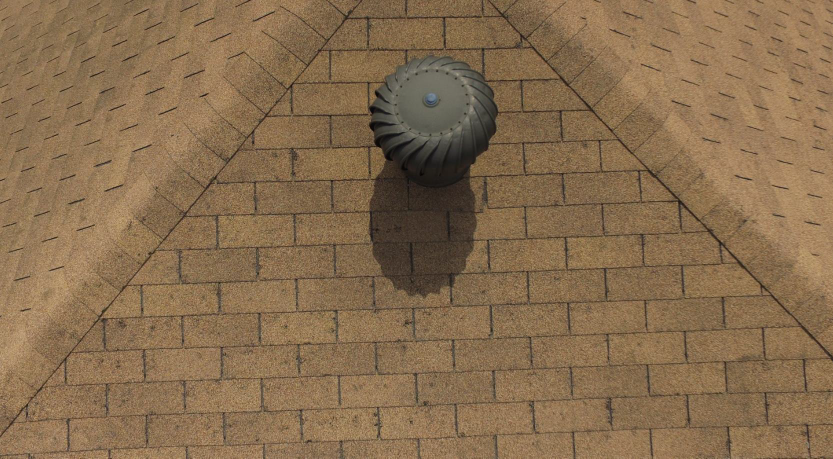
#> input picture damage_identification/solution1/sample.jpg, 1666 x 917 px (shown at 1/2 size)
$ python -i feature_creation.py   (imports and definitions only)   (Python 2 division)   (older library calls are emulated)
#> lines starting #> are read from the running program, lines starting #| are printed output that depends on the picture; after the words box and inside, x2 and y2 are one past the last pixel; in counts of white or black regions, pixels touching at a corner belong together
#> further down, picture is the input picture: shape (917, 1666, 3); mean B, G, R 78.9, 109.1, 135.3
### damage_identification/solution1/image/operations.py
'''
Created on May 27, 2016

@author: pankajrawat
'''

import cv2
import numpy as np
import common.constants as const


def readBinaryImage(imageFile):
    return cv2.cvtColor(cv2.imread(imageFile), cv2.COLOR_BGR2GRAY)

def readImage(imageFile):
    return cv2.cvtColor(cv2.imread(imageFile), 0)


# [4 lines left out: function createHistographEqualization, not called in this run]

def display (img, wait=True, label='dst_rt', time=None):
    cv2.imshow(label, img)
    if not any([wait, time]):
        return
    if not wait and time:
        cv2.waitKey(time)
        return
    cv2.waitKey(0)

def getResizedImage(imgCounter, newDimentionPixels):
    height, width = imgCounter.shape
    if height > width:
        ratioNewToOld = newDimentionPixels / float(height)
        dimention = (int(width*ratioNewToOld), newDimentionPixels)
    else:
        ratioNewToOld = newDimentionPixels / float(width)
        dimention = (newDimentionPixels, int(height*ratioNewToOld))

    # perform the actual resizing of the image and show it
    resized = cv2.resize(imgCounter, dimention, interpolation = cv2.INTER_AREA)
    if height > width:
        mask = np.zeros((newDimentionPixels, newDimentionPixels - dimention[0]),np.uint8)
        resized = np.concatenate((resized, mask), axis=1)
    else:
        mask = np.zeros((newDimentionPixels - dimention[1], newDimentionPixels),np.uint8)
        resized = np.concatenate((resized, mask), axis=0)
    return resized

def isColored(img):
    if len(img.shape) < 3:
        return False
    return True

### damage_identification/solution1/feature_creation.py
'''
Created on Jun 1, 2016

@author: pankajrawat
'''
import cv2
import numpy as np
import pandas as pd
from image import operations as imop
import common.constants as const
from sklearn.externals import joblib
import os
import copy
import traceback


def _getFeatures(img, markers, stats, centroids, cntr, imageDimention):
    #if not cntr in range(872, 873):
    #    continue

    #===========================================================================
    # pixelsArea = len(img[markers == cntr])
    #===========================================================================

    mask = np.zeros(img.shape, np.uint8)
    mask[markers == cntr] = 255

    # [13 lines of commented-out code are left out]

    width = stats[2]
    height = stats[3]
    pixelsArea = stats[4]
    xMin = stats[0]
    yMin = stats[1]
    xMax = xMin + width
    yMax = yMin + height
    # [11 lines of commented-out code are left out]
    imgComponent = mask[yMin: yMax, xMin: xMax]
    #cv2.drawContours(imgCounter, [contour], 0, [255], thickness=-1)

    rectArea = width * height
    if rectArea == 0:
        extent = 0
    else:
        extent = float(pixelsArea)/rectArea

    # [17 lines of commented-out code are left out]

    resized = imop.getResizedImage(imgComponent, imageDimention)
    #imop.display(resized, wait=False, label="resized", time=1)
    return (width, height, pixelsArea, extent, resized)

'''
Function is used to generate training dataset / images.  [MANUALLY]

First it will generate a connected components array, then for each component will ask user if it is a damage,
if answer is yes then it will extract that region create featured based on above functions
and save it on disk as CSV, for later processing during model training.
'''

def identifyDamages(img):
    if const.DISPLAY_COLOR:
        print "ERROR: Training not allowed in colored mode, please set DISPLAY_COLOR=FALSE in configuration file"
        import sys
        sys.exit(1)

    if not imop.isColored(img):
        img = cv2.cvtColor(img, cv2.COLOR_GRAY2RGB)
    cntImg = cv2.cvtColor(img, cv2.COLOR_BGR2GRAY)
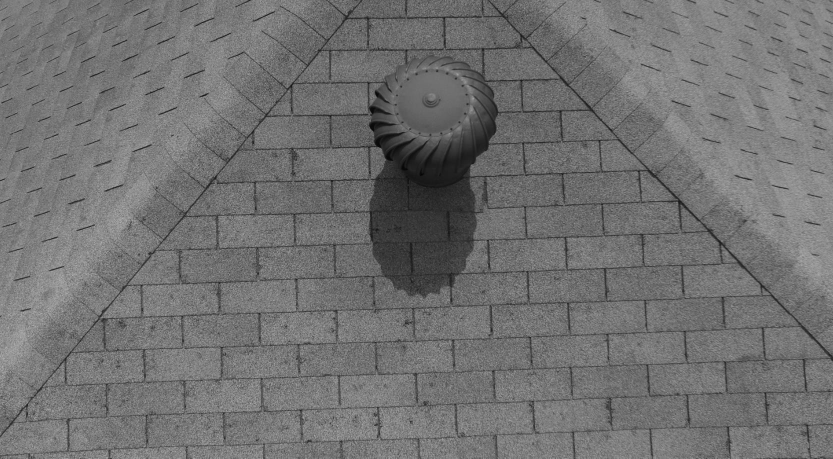
#> cntImg: shape (917, 1666) (shown at 1/2 size); min 2, max 195, mean 113.5
    components, markers, stats, centroids = cv2.connectedComponentsWithStats(cntImg, 8, cv2.CV_32S)
#> markers: shape (917, 1666) int32; every value is 1
#> components = 2; stats = [[-1, 2147483647, 0, 0, 0], [0, 0, 1666, 917, 1527722]]; centroids = [[nan, nan], [832.5, 458]]
    print "Potential Damages: Number of components", components
#| Potential Damages: Number of components 2
    #markers = cv2.watershed(img, markers)

    for cntr in range(1, components):
        try:
            print "################  CNTR: ", cntr
            img[markers == cntr] = const.GREEN
            imop.display(img, wait=False, time=1)

			#Generating features which would be used for training.
            features = _getFeatures(cntImg, markers, stats[cntr], centroids[cntr], cntr, const.IMAGE_DIMENTION)
            width, height, pixelsArea, extent, pixels = features

            if pixelsArea <= const.TRAINING_AREA_THRESHOLD:
                print 'Threshold met skipping ...........'
                img[markers == cntr] = const.WHITE
                continue

            input = raw_input("Is Defect: ")
            if input.strip() == "":
                print 'skipping on behalf of user ...........'
                img[markers == cntr] = const.WHITE
                continue

            isDefect = True if input == 'y' else False

            cols = (['defect', 'width', 'height', 'pixelsArea', 'extent'])
            cols.extend(map(lambda x: 'px_' + str(x) , range(const.IMAGE_DIMENTION ** 2)))
            data = pixels.flatten()
            data = np.append(np.array([isDefect, width, height, pixelsArea, extent]), data)

            df = pd.DataFrame([data], columns=cols)
            outputFile = const.TRAIN_OUTPUT_FILE
            header = True if not os.path.exists(outputFile) else False
            df.to_csv(outputFile, index=False, mode='a', header=header)
            color = const.RED if isDefect else const.YELLOW
            img[markers == cntr] = color
        except Exception, err:
            print "ERROR:", err
            print traceback.print_exc()
#> this loop made 1 pass
#> (width, height, pixelsArea, xMin in _getFeatures, yMin in _getFeatures, xMax in _getFeatures, yMax in _getFeatures, rectArea in _getFeatures) on pass 1: (1666, 917, 1527722, 0, 0, 1666, 917, 1527722)
#> pass 1, in display, `cv2.imshow(label, img)`:
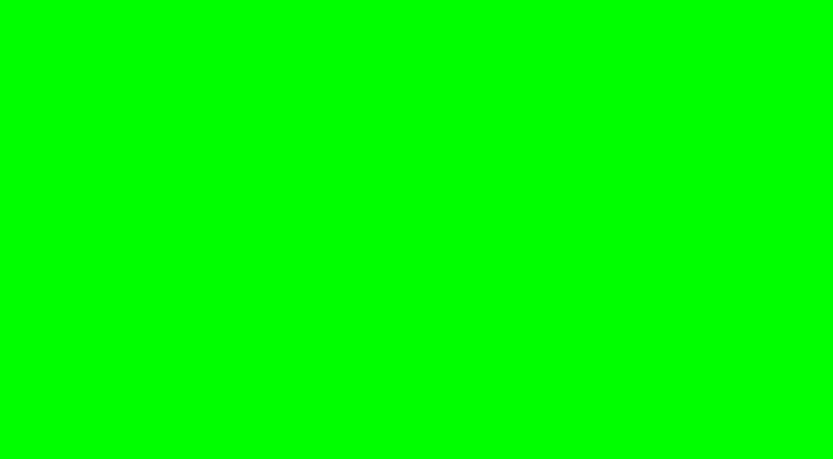
#> window 'dst_rt': shape (917, 1666, 3) (shown at 1/2 size); mean B, G, R 0, 255, 0
#> pass 1, in getResizedImage, `resized = np.concatenate((resized, mask), axis=0)`:
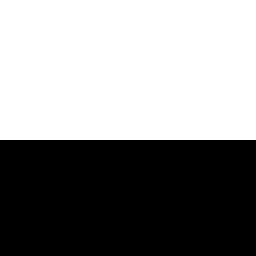
#> resized: shape (128, 128) (shown 2 times larger); 54.7% white; 1 black region, box (x1, y1, x2, y2) and area: (0, 70, 128, 128) 7424

''' Function is used to mark connected component as damaged or not based on ML model trained using TRAIN_MODE'''
# [46 lines left out: function markDamages, not called in this run]


#===============================================================================
# def createFeatures(contour, trainMode, estimator=None):
#     try:
#         xMin, yMin = contour.min(axis=0)[0]
#         xMax, yMax = contour.max(axis=0)[0]
#         width = xMax - xMin + 1
#         height = yMax - yMin + 1
#
#         #xMin, yMin, width, height = cv2.boundingRect(contour)  # Check Performance which is better
#         #print xMin, yMin, xMax, yMax
#
#         # leftmost = tuple(contour[contour[:,:,0].argmin()][0])
#         # rightmost = tuple(contour[contour[:,:,0].argmax()][0])
#         # topmost = tuple(contour[contour[:,:,1].argmin()][0])
#         # bottommost = tuple(contour[contour[:,:,1].argmax()][0])
#         # print "ExtremePoints: ", "L:", leftmost, "R:", rightmost, "T:", topmost, "B:", bottommost
#
#         contour[:, :, 1] = contour[:, :, 1] - yMin
#         contour[:, :, 0] = contour[:, :, 0] - xMin
#
#         imgCounter = np.zeros((height, width, 1), np.uint8)
#         cv2.drawContours(imgCounter, [contour], 0, [255], thickness=-1)
#
#         M = cv2.moments(contour)
#         if M['m00'] == 0:
#             centroid_x = centroid_y = 0
#         else:
#             centroid_x = int(M['m10']/M['m00'])
#             centroid_y = int(M['m01']/M['m00'])
#         area = cv2.contourArea(contour)
#         rectArea = width * height
#         if rectArea == 0:
#             extent = 0
#         else:
#             extent = float(area)/rectArea
#
#         hull = cv2.convexHull(contour)
#         hullArea = cv2.contourArea(hull)
#         if hullArea == 0:
#             solidity = 0
#         else:
#             solidity = float(area)/hullArea
#
#         #===========================================================================
#         # mask = np.zeros(imgCounter.shape,np.uint8)
#         # cv2.drawContours(mask,[contour],0,255,-1)
#         # pixelPoints = np.transpose(np.nonzero(mask))
#         #===========================================================================
#
#         #Mean Intensity greyscale, better use originar greyscale
#         #mean_val = cv2.mean(im,mask = mask)
#
#         print "Centroid_X: %s, Centroid_Y %s" % (centroid_x, centroid_y)
#         print "Area:", area, ", isConvex:", cv2.isContourConvex(contour)
#         print "Extent: ", extent, ", Solidity:", solidity
#         #print "Arc Length", cv2.arcLength(contour)
#         #cv2.circle(imgCounter, (centroid_x, centroid_y), 0, (0, 0, 255), 3)
#         print "Orignal Shape: ", imgCounter.shape
#
#         #imop.display(imgCounter, wait=False)
#
#         newDimentionPixels = 32
#         resized = imop.getResizedImage(imgCounter, newDimentionPixels)
#         #print df
#         imop.display(resized, wait=False, label="resized", time=1)
#
#
#         if trainMode:
#             input = raw_input("Is Defect: ") if area >= 5 else 'nonexist'
#             isDefect = True if input == 'y' else False
#
#             cols = (['defect', 'width', 'height', 'Cx', 'Cy', 'area', 'isConvex', 'extent', 'solidity'])
#             cols.extend(map(lambda x: 'px_' + str(x) , range(newDimentionPixels ** 2)))
#
#             data = resized.flatten()
#             data = np.append(np.array([isDefect, width, height, centroid_x, centroid_y, area, cv2.isContourConvex(contour), extent, solidity]), data)
#
#             df = pd.DataFrame([data], columns=cols)
#             outputFile = const.TRAIN_OUTPUT_FILE
#             header = True if not os.path.exists(outputFile) else False
#             df.to_csv(outputFile, index=False, mode='a', header=header)
#         else:
#             data = resized.flatten()
#             data = np.append(np.array([width, height, centroid_x, centroid_y, area, cv2.isContourConvex(contour), extent, solidity]), data)
#             isDefect = estimator.predict(data)
#         return isDefect
#     except Exception, err:
#         print err
#===============================================================================

>>> import cv2
>>> picture = cv2.imread('sample.jpg')
#> (the run stopped early here; a loop or call above may not have finished)
